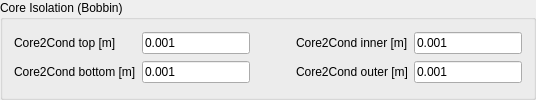
                 <widget class="QGroupBox" name="groupBox_19">
                  <property name="title">
                   <string>Core Isolation (Bobbin)</string>
                  </property>
                  <layout class="QGridLayout" name="gridLayout_23">
                   <item row="1" column="4">
                    <widget class="QLineEdit" name="md_isolation_core2cond_outer_lineEdit">
                     <property name="text">
                      <string>0.001</string>
                     </property>
                    </widget>
                   </item>
                   <item row="0" column="0">
                    <widget class="QLabel" name="label_56">
                     <property name="text">
                      <string>Core2Cond top [m]</string>
                     </property>
                    </widget>
                   </item>
                   <item row="0" column="4">
                    <widget class="QLineEdit" name="md_isolation_core2cond_inner_lineEdit">
                     <property name="text">
                      <string>0.001</string>
                     </property>
                    </widget>
                   </item>
                   <item row="1" column="1">
                    <widget class="QLineEdit" name="md_isolation_core2cond_bot_lineEdit">
                     <property name="text">
                      <string>0.001</string>
                     </property>
                    </widget>
                   </item>
                   <item row="0" column="3">
                    <widget class="QLabel" name="label_54">
                     <property name="text">
                      <string>Core2Cond inner [m]</string>
                     </property>
                    </widget>
                   </item>
                   <item row="0" column="1">
                    <widget class="QLineEdit" name="md_isolation_core2cond_top_lineEdit">
                     <property name="text">
                      <string>0.001</string>
                     </property>
                    </widget>
                   </item>
                   <item row="1" column="3">
                    <widget class="QLabel" name="label_70">
                     <property name="text">
                      <string>Core2Cond outer [m]</string>
                     </property>
                    </widget>
                   </item>
                   <item row="1" column="0">
                    <widget class="QLabel" name="label_52">
                     <property name="text">
                      <string>Core2Cond bottom [m]</string>
                     </property>
                    </widget>
                   </item>
                   <item row="0" column="2">
                    <spacer name="horizontalSpacer_20">
                     <property name="orientation">
                      <enum>Qt::Horizontal</enum>
                     </property>
                     <property name="sizeHint" stdset="0">
                      <size>
                       <width>40</width>
                       <height>20</height>
                      </size>
                     </property>
                    </spacer>
                   </item>
                   <item row="1" column="2">
                    <spacer name="horizontalSpacer_21">
                     <property name="orientation">
                      <enum>Qt::Horizontal</enum>
                     </property>
                     <property name="sizeHint" stdset="0">
                      <size>
                       <width>40</width>
                       <height>20</height>
                      </size>
                     </property>
                    </spacer>
                   </item>
                  </layout>
                 </widget>
